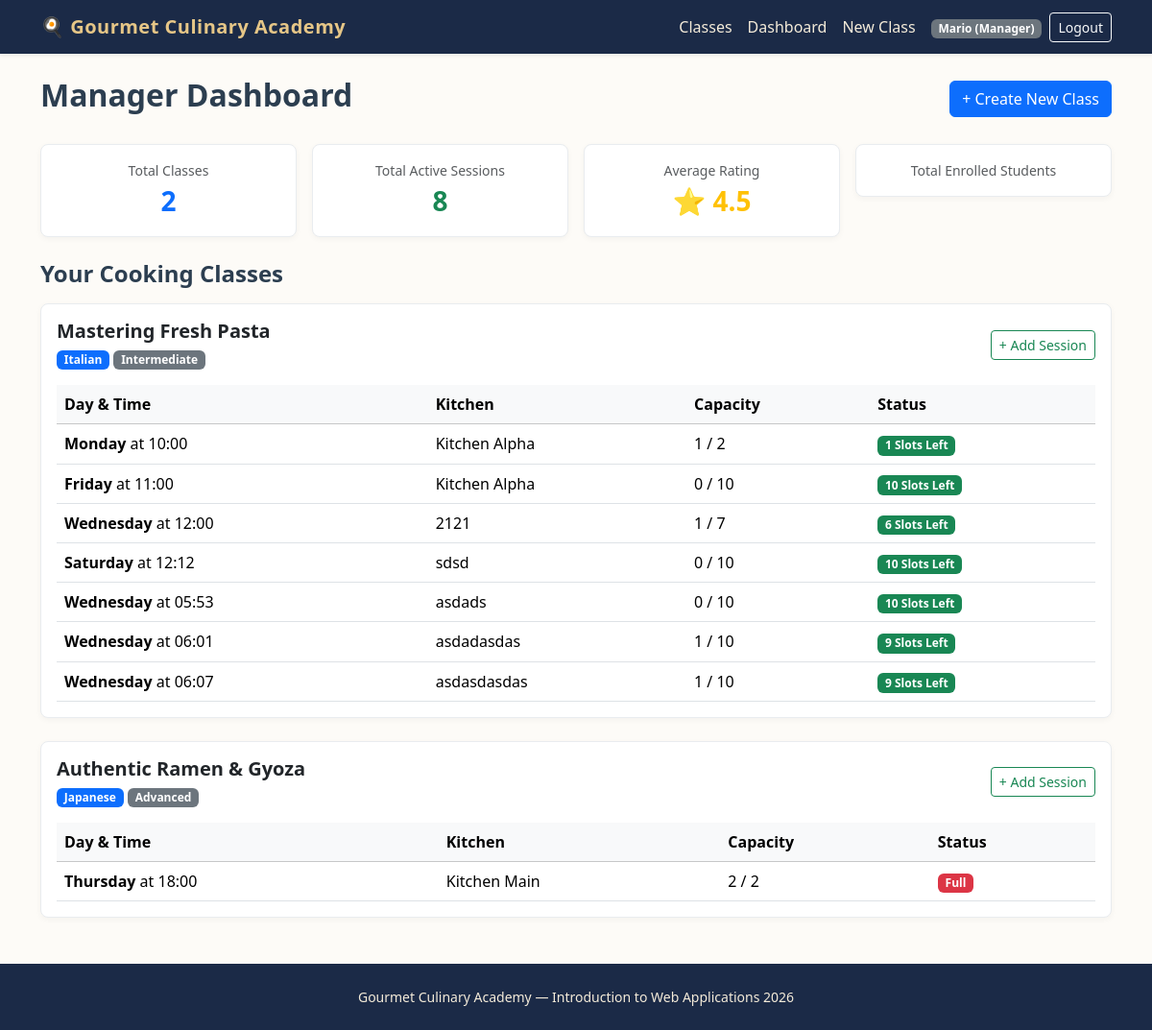
Before: /manager/dashboard (signed in) with the older database file.
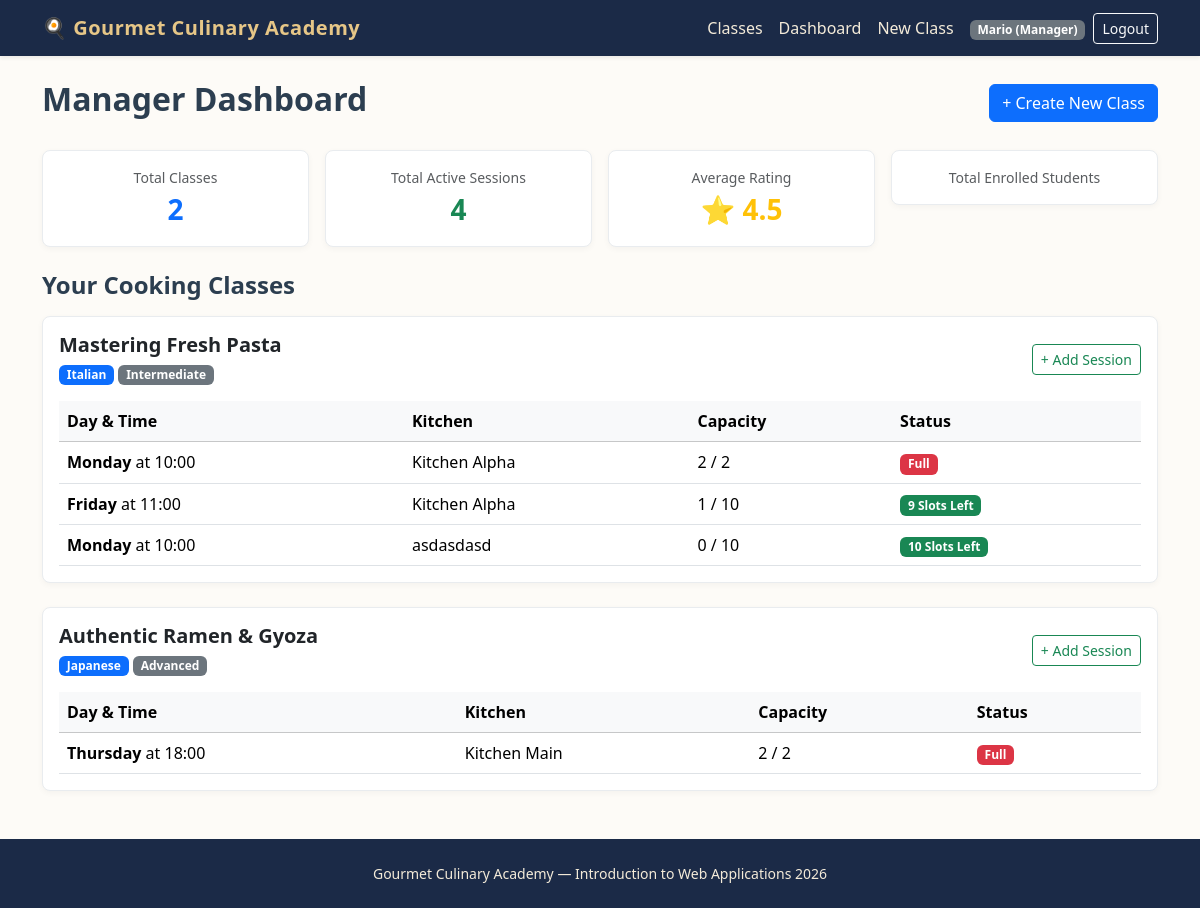
After: the same page with the newer database file.
### tables this page shows
CREATE TABLE cooking_classes (
    id INTEGER PRIMARY KEY AUTOINCREMENT,
    manager_id INTEGER NOT NULL,
    title TEXT NOT NULL UNIQUE,
    cuisine TEXT NOT NULL,
    difficulty TEXT NOT NULL CHECK(difficulty IN ('Beginner', 'Intermediate', 'Advanced')),
    duration INTEGER NOT NULL,
    dietary_category TEXT NOT NULL CHECK(dietary_category IN ('Standard', 'Vegetarian', 'Vegan', 'Gluten-free')),
    chef_name TEXT NOT NULL,
    ingredients TEXT NOT NULL, -- Virgülle ayrılmış en az 4 malzeme
    description TEXT NOT NULL,
    photo_1 TEXT NOT NULL,
    photo_2 TEXT NOT NULL,
    photo_3 TEXT NOT NULL,
    FOREIGN KEY (manager_id) REFERENCES users(id) ON DELETE CASCADE
);

CREATE TABLE class_sessions (
    id INTEGER PRIMARY KEY AUTOINCREMENT,
    class_id INTEGER NOT NULL,
    day_of_week TEXT NOT NULL CHECK(day_of_week IN ('Monday', 'Tuesday', 'Wednesday', 'Thursday', 'Friday', 'Saturday', 'Sunday')),
    start_time TEXT NOT NULL, -- HH:MM formatında
    kitchen_name TEXT NOT NULL,
    max_capacity INTEGER NOT NULL DEFAULT 10,
    FOREIGN KEY (class_id) REFERENCES cooking_classes(id) ON DELETE CASCADE
);

### routes/manager_routes.py (the view)
@manager_bp.route("/dashboard")
def dashboard():
    classes = get_manager_classes(current_user.id)
    stats = get_manager_statistics(current_user.id)
    return render_template("manager/dashboard.html", classes=classes, stats=stats)

### app.py (called while the page is built)
@login_manager.user_loader
def load_user(user_id):
    row = get_user_by_id(user_id)
    if row:
        return User(
            user_id=row["id"],
            email=row["email"],
            first_name=row["first_name"],
            last_name=row["last_name"],
            role=row["role"]
        )
    return None

### dao/class_dao.py (called while the page is built)
def get_manager_classes(manager_id):
    conn = get_db()
    cursor = conn.cursor()
    cursor.execute("SELECT * FROM cooking_classes WHERE manager_id = ?", (manager_id,))
    classes = cursor.fetchall()
    manager_data = []
    for c in classes:
        cursor.execute("""
            SELECT s.*,
                   COUNT(e.id) AS enrolled_count,
                   (s.max_capacity - COUNT(e.id)) AS available_slots
            FROM class_sessions s
            LEFT JOIN enrollments e ON s.id = e.session_id
            WHERE s.class_id = ?
            GROUP BY s.id
        """, (c["id"],))
        sessions = cursor.fetchall()
        manager_data.append({"class": c, "sessions": sessions})
    close_db(conn)
    return manager_data

### templates/manager/dashboard.html (shortened to what this page needs)
{% extends "base.html" %}
{% block content %}
<header class="d-flex justify-content-between align-items-center mb-4">
    <h1 class="h2 fw-bold">Manager Dashboard</h1>
    <a href="{{ url_for('manager.create_class') }}" class="btn btn-primary">+ Create New Class</a>
</header>
<section class="row g-3 mb-4">
    <article class="col-md-3">
        <div class="card card-culinary p-3 text-center">
            <span class="text-muted small">Total Classes</span>
            <span class="fs-3 fw-bold text-primary">{{ stats.total_classes }}</span>
        </div>
    </article>
    <article class="col-md-3">
        <div class="card card-culinary p-3 text-center">
            <span class="text-muted small">Total Active Sessions</span>
            <span class="fs-3 fw-bold text-success">{{ stats.total_sessions }}</span>
        </div>
    </article>
    <article class="col-md-3">
        <div class="card card-culinary p-3 text-center">
            <span class="text-muted small">Average Rating</span>
            <span class="fs-3 fw-bold text-warning">⭐ {{ "%.1f"|format(stats.avg_school_rating) }}</span>
        </div>
    </article>
    <article class="col-md-3">
        <div class="card card-culinary p-3 text-center">
            <span class="text-muted small">Total Enrolled Students</span>
        </div>
    </article>
</section>
<section>
    <h2 class="h4 fw-bold mb-3">Your Cooking Classes</h2>
    {% if classes %}
        {% for item in classes %}
            <article class="card card-culinary mb-4 p-3">
                <div class="d-flex justify-content-between align-items-center mb-3 flex-wrap gap-2">
                    <div>
                        <h3 class="h5 fw-bold mb-1">{{ item.class.title }}</h3>
                        <span class="badge bg-primary">{{ item.class.cuisine }}</span>
                        <span class="badge bg-secondary">{{ item.class.difficulty }}</span>
                    </div>
                    <a href="{{ url_for('manager.create_session', class_id=item.class.id) }}" class="btn btn-sm btn-outline-success">+ Add Session</a>
                </div>
                <div class="table-responsive">
                    <table class="table table-hover align-middle mb-0">
                        <thead class="table-light">
                            <tr>
                                <th>Day & Time</th>
                                <th>Kitchen</th>
                                <th>Capacity</th>
                                <th>Status</th>
                            </tr>
                        </thead>
                        <tbody>
                            {% for s in item.sessions %}
                                <tr>
                                    <td><strong>{{ s.day_of_week }}</strong> at {{ s.start_time }}</td>
                                    <td>{{ s.kitchen_name }}</td>
                                    <td>{{ s.enrolled_count }} / {{ s.max_capacity }}</td>
                                    <td>
                                        {% if s.available_slots == 0 %}
                                            <span class="badge bg-danger">Full</span>
                                        {% else %}
                                            <span class="badge bg-success">{{ s.available_slots }} Slots Left</span>
                                        {% endif %}
                                    </td>
                                </tr>
                            {% else %}
                                <tr>
                                    <td colspan="4" class="text-muted text-center py-2">No active sessions for this class yet.</td>
                                </tr>
                            {% endfor %}
                        </tbody>
                    </table>
                </div>
            </article>
        {% endfor %}
    {% endif %}
</section>
{% endblock %}

Changed rows visible on the page:
removed class_sessions: day_of_week "Saturday", start_time "12:12", kitchen_name "sdsd", enrolled_count "0", max_capacity "10", available_slots "10", shown under "Mastering Fresh Pasta"
removed class_sessions: day_of_week "Wednesday", start_time "05:53", kitchen_name "asdads", enrolled_count "0", max_capacity "10", available_slots "10", shown under "Mastering Fresh Pasta"
removed class_sessions: day_of_week "Wednesday", start_time "06:01", kitchen_name "asdadasdas", enrolled_count "1", max_capacity "10", available_slots "9", shown under "Mastering Fresh Pasta"
removed class_sessions: day_of_week "Wednesday", start_time "06:07", kitchen_name "asdasdasdas", enrolled_count "1", max_capacity "10", available_slots "9", shown under "Mastering Fresh Pasta"
computed for class_sessions (number 1 of 4 on the later page): enrolled_count "1" → "2"
computed for class_sessions "Friday": enrolled_count "0" → "1"; available_slots "10" → "9"
changed class_sessions: day_of_week "Wednesday" → "Monday"; start_time "12:00" → "10:00"; kitchen_name "2121" → "asdasdasd"; enrolled_count "1" → "0"; max_capacity "7" → "10"; available_slots "6" → "10"
Other visible differences:
{{ stats.total_sessions }}: "8" → "4"
list line gone: "1 Slots Left"
new list line: "Full"
